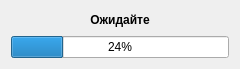
<?xml version="1.0" encoding="UTF-8"?>
<ui version="4.0">
 <class>fmProgressBar</class>
 <widget class="QWidget" name="fmProgressBar">
  <property name="windowModality">
   <enum>Qt::ApplicationModal</enum>
  </property>
  <property name="geometry">
   <rect>
    <x>0</x>
    <y>0</y>
    <width>240</width>
    <height>69</height>
   </rect>
  </property>
  <property name="windowTitle">
   <string>Обработка</string>
  </property>
  <layout class="QVBoxLayout" name="verticalLayout_2">
   <item>
    <layout class="QVBoxLayout" name="verticalLayout">
     <item>
      <widget class="QLabel" name="label">
       <property name="text">
        <string>&lt;html&gt;&lt;head/&gt;&lt;body&gt;&lt;p align=&quot;center&quot;&gt;&lt;span style=&quot; font-weight:700;&quot;&gt;Ожидайте&lt;/span&gt;&lt;/p&gt;&lt;/body&gt;&lt;/html&gt;</string>
       </property>
      </widget>
     </item>
     <item>
      <widget class="QProgressBar" name="progressBar">
       <property name="sizePolicy">
        <sizepolicy hsizetype="Preferred" vsizetype="Preferred">
         <horstretch>0</horstretch>
         <verstretch>0</verstretch>
        </sizepolicy>
       </property>
       <property name="value">
        <number>24</number>
       </property>
      </widget>
     </item>
    </layout>
   </item>
  </layout>
 </widget>
 <resources/>
 <connections/>
</ui>
